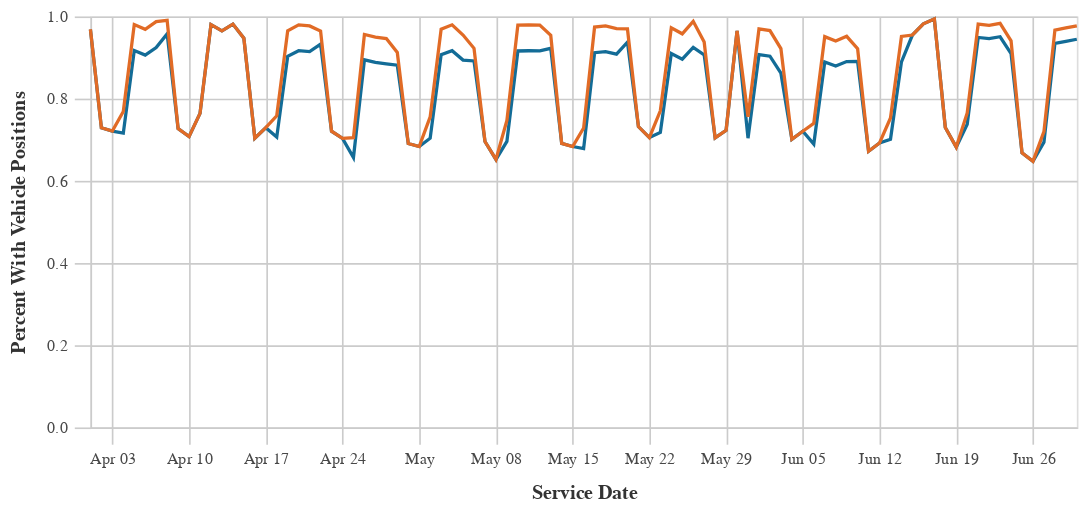

Notebook source saved alongside this figure:
### Code cell
line_1 = alt.Chart(with_3501).mark_line().encode(
    x=alt.X('service_date', title=_dla_utils.labeling('service_date')),
    y=alt.Y('pct_w_vp', title=_dla_utils.labeling('Percent with Vehicle Positions')),
    color=alt.value("#136C97"))
line_2 = alt.Chart(no_3501).mark_line().encode(
    x=alt.X('service_date', title=_dla_utils.labeling('service_date')),
    y=alt.Y('pct_w_vp', title=_dla_utils.labeling('Percent with Vehicle Positions')),
    color=alt.value("#E16B26"))
chart = line_1+line_2
line_chart = styleguide.preset_chart_config(chart)
line_chart = _dla_utils.add_tooltip(line_chart, 'service_date:O', 'pct_w_vp:Q')
line_chart.properties(width=600)
